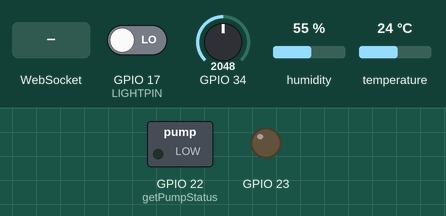
The sketch below on a simulated ESP32. On the bench: switched loads named in the sketch (green lamp = pin HIGH), output pins drawn as LEDs (lit = HIGH). The inputs (shaded band) are chosen by the test bench; at power-on: GPIO 17 (LIGHTPIN) LOW, GPIO 34 = 2048, humidity 55 %, temperature 24 °C. WiFi joins after 1.5 s; servers stay silent unless stated; network time is answered at once with the bench clock; the local clock reads 2024-03-15 10:24:30 at power-on unless the sketch sets it; storage starts empty; what the sketch prints to the serial monitor is not drawn.

Above: at 3.2 s.
3.3 s: WebSocket text "setMinMaxValues" received
At 4.9 s:
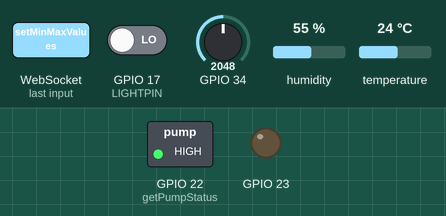
5.6 s: WebSocket text "setRelayState" received
7.1 s: WebSocket text "state" received
Timing chart, 0 to 10.1 s (numbered marks = the images above; inputs shaded):
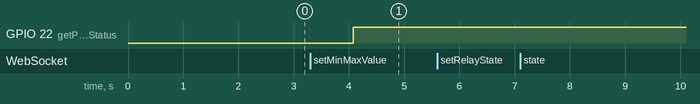

Measured:
- after the input at 3.3 s, GPIO 22 (getPumpStatus): LOW → HIGH after 0.78 s
- after the input at 5.6 s, every drawn part: stays the same
- after the input at 7.1 s, every drawn part: stays the same

The sketch:

sketch_nov05a.ino
```cpp
#include <Arduino.h>
#include <WiFi.h>
#include <NTPClient.h>
#include <WiFiUdp.h>
#include <AsyncTCP.h>
#include <ESPAsyncWebSrv.h>
#include <DHT.h>
#include <Arduino_JSON.h>
#include "SPIFFS.h"
#include <WebSocketsServer.h>

const char *ssid = "TP-BamBo";
const char *password = "123456789";

WiFiUDP ntpUDP;
NTPClient timeClient(ntpUDP, "vn.pool.ntp.org");

AsyncWebServer server(80);
AsyncWebSocket ws("/ws");

const int DHTPIN = 21;
const int DHTTYPE = DHT11;
const int LIGHTPIN = 17;

DHT dht(DHTPIN, DHTTYPE);
void setup()
{
  Serial.begin(115200);
  dht.begin();
  pinMode(34, INPUT); // Tín hiệu vào từ cảm biến
  pinMode(22, OUTPUT);
  pinMode(23, OUTPUT);
  initFS();
  initWiFi();
  initWebSocket();
  // Bắt đầu dịch vụ NTP
  timeClient.begin();

  // Đặt múi giờ cho Việt Nam (UTC+7)
  timeClient.setTimeOffset(7 * 3600);
  server.on("/", HTTP_GET, [](AsyncWebServerRequest *request)
            { request->send(SPIFFS, "/index.html", "text/html"); });
  server.serveStatic("/", SPIFFS, "/");
  server.begin();
}

// Biến JSON để lưu trữ dữ liệu độ ẩm và nhiệt độ từ cảm biến DHT11
JSONVar sensorData;
float temperature;
float humidity;
float doc_cb;
float soil;
String pump_status = "";
String state;
float setMin = 10;
float setMax = 35;
int sethours;
int setminute;
int mess;
float light;
String getSensorData()
{
  doc_cb = analogRead(34);
  temperature = dht.readTemperature();
  humidity = dht.readHumidity();
  //  temperature = random(50);
  //  humidity = random(100);
  soil = 100 - map(doc_cb, 0, 4095, 0, 100);
  light = digitalRead(LIGHTPIN);
  // Lưu dữ liệu từ cảm biến DHT11 vào biến JSON
  sensorData["light"] = light;
  sensorData["temperature"] = temperature;
  sensorData["humidity"] = humidity;
  sensorData["soil"] = soil;
  sensorData["pump_status"] = pump_status;
  //  sensorData["setMin"]=setMin;
  //  sensorData["setMax"]=setMax;

  // Chuyển đổi JSON thành chuỗi
  String jsonString = JSON.stringify(sensorData);
  return jsonString;
}

void notifyClients(String data)
{
  ws.textAll(data);
}

void initFS()
{
  if (!SPIFFS.begin())
  {
    Serial.println("An error has occurred while mounting SPIFFS");
  }
  else
  {
    Serial.println("SPIFFS mounted successfully");
  }
}

void handleWebSocketMessage(void *arg, uint8_t *data, size_t len)
{
  AwsFrameInfo *info = (AwsFrameInfo *)arg;
  if (info->final && info->index == 0 && info->len == len && info->opcode == WS_TEXT)
  {
    data[len] = 0;
    String message = (char *)data;
    Serial.print("Received WebSocket message: ");
    Serial.println(message);
    if (strcmp((char *)data, "getValues") == 0)
    {
      notifyClients(getSensorData());
    }
    if (message.indexOf("setRelayState") != -1)
    {
      // Phân tích thông điệp và kiểm tra trạng thái
      int index = message.indexOf("state") + 8;
      state = message.substring(index + 1, index + 3);
      Serial.println(state);
      mess = 0;
    }
    else if (message.indexOf("setMinMaxValues") != -1)
    {
      // Phân tích thông điệp và kiểm tra giá trị min và max
      int minIndex = message.indexOf("min") + 7;
      int maxIndex = message.indexOf("max") + 7;
      float receivedMin = message.substring(minIndex, minIndex + 2).toFloat();
      float receivedMax = message.substring(maxIndex, maxIndex + 2).toFloat();

      // Gán giá trị nhận được vào biến min và max
      setMin = receivedMin;
      setMax = receivedMax;

      // In giá trị min và max ra Serial Monitor
      Serial.print("Received and updated min value: ");
      Serial.println(setMin);
      Serial.print("Received and updated max value: ");
      Serial.println(setMax);
      mess = 1;
    }
    else if (message.indexOf("setTimerValues") != -1)
    {
      int minIndex = message.indexOf("min") + 7;
      int maxIndex = message.indexOf("max") + 7;
      int hoursIndex = message.indexOf("hours") + 9;
      int minuteIndex = message.indexOf("minutes") + 11;

      float receivedMin = message.substring(minIndex, minIndex + 2).toFloat();
      float receivedMax = message.substring(maxIndex, maxIndex + 2).toFloat();
      int receivedHours = message.substring(hoursIndex, hoursIndex + 2).toInt();
      int receivedMinute = message.substring(minuteIndex, minuteIndex + 2).toInt();

      // Gán giá trị nhận được vào biến min và max
      setMin = receivedMin;
      setMax = receivedMax;
      sethours = receivedHours;
      setminute = receivedMinute;
      // In giá trị min và max ra Serial Monitor
      Serial.print("Received and updated min, max value: ");
      Serial.println(setMin);
      Serial.println(setMax);
      Serial.print("Received and updated hours minute value: ");
      Serial.println(sethours);
      Serial.println(setminute);
      mess = 2;
    }
  }
}

void onEvent(AsyncWebSocket *server, AsyncWebSocketClient *client, AwsEventType type, void *arg, uint8_t *data, size_t len)
{
  switch (type)
  {
  case WS_EVT_CONNECT:
    Serial.printf("WebSocket client #%u connected from %s\n", client->id(), client->remoteIP().toString().c_str());
    break;
  case WS_EVT_DISCONNECT:
    Serial.printf("WebSocket client #%u disconnected\n", client->id());
    break;
  case WS_EVT_DATA:
    handleWebSocketMessage(arg, data, len);
    break;
  case WS_EVT_PONG:
  case WS_EVT_ERROR:
    break;
  }
}

void initWiFi()
{
  WiFi.mode(WIFI_STA);
  WiFi.begin(ssid, password);
  Serial.print("Connecting to WiFi...");
  while (WiFi.status() != WL_CONNECTED)
  {
    Serial.print('.');
    delay(1000);
  }
  Serial.println(WiFi.localIP());
}

void initWebSocket()
{
  ws.onEvent(onEvent);
  server.addHandler(&ws);
}

void getPumpStatus()
{
  if (digitalRead(22) == LOW)
  {
    pump_status = "ON";
  }
  else
  {
    pump_status = "OFF";
  }
}
void settingpump()
{
  if (state == "ON")
  {
    digitalWrite(22, LOW);
    pump_status = "ON";
  }
  else if (state == "OF")
  {
    digitalWrite(22, HIGH);
    pump_status = "OFF";
  }
  else if (state == "LF")
  {
    digitalWrite(23, LOW);
  }
  else if (state == "LN")
  {
    digitalWrite(23, HIGH);
  }
}

void pump()
{
  if (soil < setMin)
  {
    digitalWrite(22, LOW);
    pump_status = "ON";
  }
  else if (soil >= setMax)
  {
    digitalWrite(22, HIGH);
    pump_status = "OFF";
  }
}
int testt = 0;
void setTimerPump()
{
  if (soil < setMax)
  {
    digitalWrite(22, LOW);
    pump_status = "ON";
  }
}
void setTimer()
{
  int hours1 = timeClient.getHours();
  int minutes1 = timeClient.getMinutes();
  if (hours1 == sethours && minutes1 == setminute)
  {
    setTimerPump();
    testt = 1;
  }
}
void loop()
{
  ws.cleanupClients();

  getPumpStatus();
  if (mess == 0)
  {
    settingpump();
  }
  else if (mess == 1)
  {
    pump();
  }
  else if (mess == 2)
  {
    setTimer();
  }
  if (testt == 1)
  {
    if (soil >= setMax)
    {
      digitalWrite(22, HIGH);
      pump_status = "OFF";
    }
  }
  String sensorData = getSensorData();
  notifyClients(sensorData);
  timeClient.update();

  // Lấy thời gian hiện tại
  Serial.println(timeClient.getFormattedTime());
  delay(1000);
}
```
